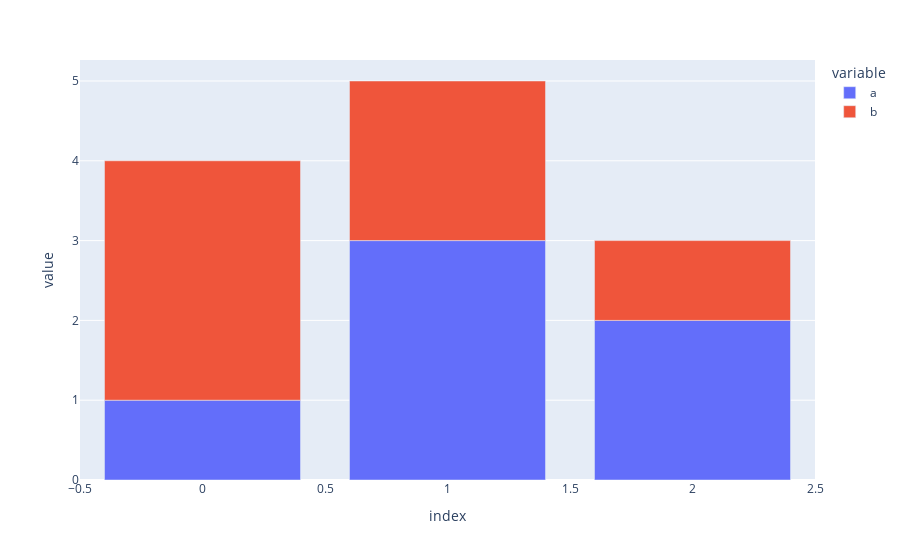

The code cell stored with this chart in its notebook:
### Markdown cell above
# Generate a histogram

- Bokeeh - Generates a histogram, but does so outside markdown
- Altair - Does not plot more than 5000 lines per default. There is a work-around but the authors recommend against it. The notebooks become too large. 
- Plotly - Worked after installing the Jupyter Notebook extension.

### Code cell
#Can I plot ANY example data frame from Pandas using Plotly Express?
df = pd.DataFrame(dict(a=[1,3,2], b=[3,2,1]))

# using Plotly Express directly
fig2 = px.bar(df)
fig2.show()

### Figure 1 — Plotly figure (JSON) as saved in the notebook; plotly's stock layout.template omitted (floating-point values rounded to 4 significant figures)
{"data": [{"alignmentgroup": "True", "hovertemplate": "variable=a<br>index=%{x}<br>value=%{y}<extra></extra>", "legendgroup": "a", "marker": {"color": "#636efa", "pattern": {"shape": ""}}, "name": "a", "offsetgroup": "a", "orientation": "v", "showlegend": true, "textposition": "auto", "type": "bar", "x": [0, 1, 2], "xaxis": "x", "y": [1, 3, 2], "yaxis": "y"}, {"alignmentgroup": "True", "hovertemplate": "variable=b<br>index=%{x}<br>value=%{y}<extra></extra>", "legendgroup": "b", "marker": {"color": "#EF553B", "pattern": {"shape": ""}}, "name": "b", "offsetgroup": "b", "orientation": "v", "showlegend": true, "textposition": "auto", "type": "bar", "x": [0, 1, 2], "xaxis": "x", "y": [3, 2, 1], "yaxis": "y"}], "layout": {"autosize": true, "barmode": "relative", "legend": {"title": {"text": "variable"}, "tracegroupgap": 0}, "margin": {"t": 60}, "xaxis": {"anchor": "y", "autorange": true, "domain": [0, 1], "range": [-0.5, 2.5], "title": {"text": "index"}, "type": "linear"}, "yaxis": {"anchor": "x", "autorange": true, "domain": [0, 1], "range": [0, 5.263], "title": {"text": "value"}, "type": "linear"}}}
